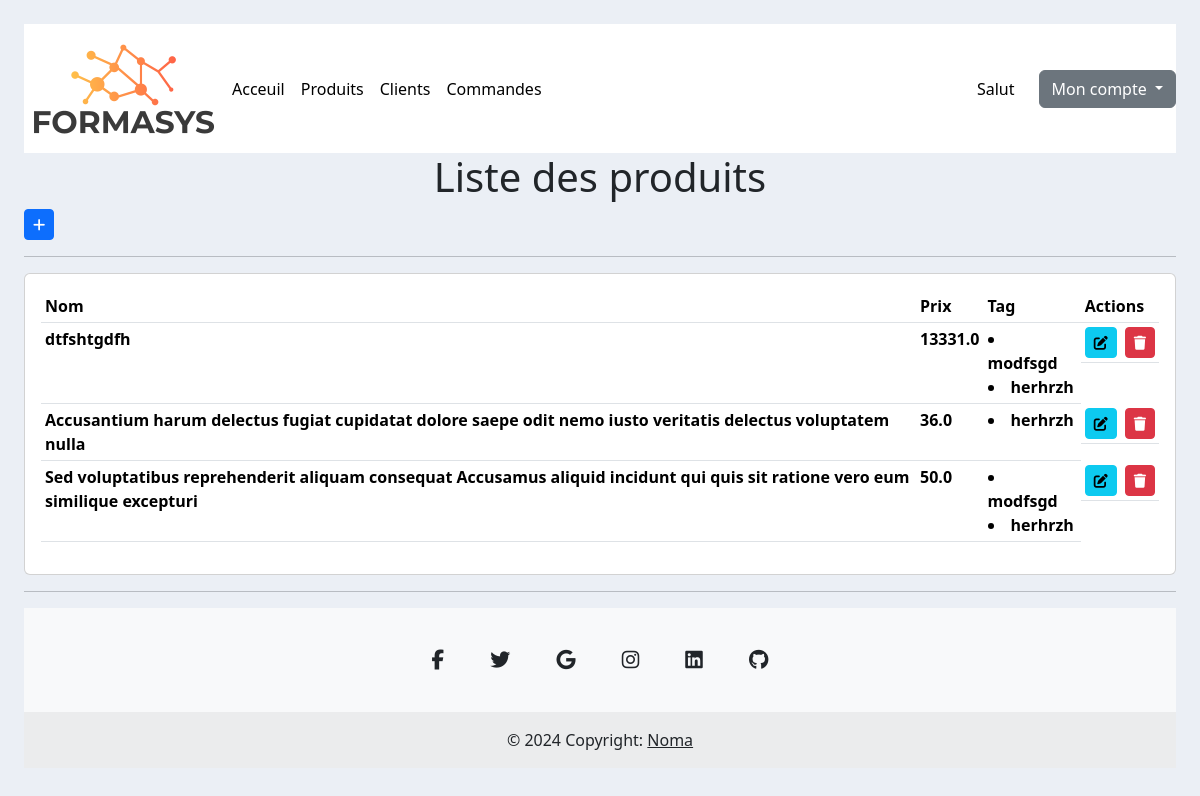
The page /list_produit/ (signed in) on the database its author committed.
### produit/models.py (models this page shows, shortened)
class Produit(models.Model):
    category_choices = [
        ('alimentaire', 'Alimentaire'),
        ('electronique', 'Electronique'),
        ('vetement', 'Vetement'),
        ('mobilier', 'Mobilier'),
        ('divers', 'Divers'),
    ]
    nom = models.CharField(max_length=200, blank=False, null=False)
    prix = models.FloatField(blank=False, null=False)
    date_creation = models.DateTimeField(auto_now_add=True)
    categorie = models.CharField(max_length=200, choices=category_choices, default='alimentaire')
    tag = models.ManyToManyField(Tag)

class Tag(models.Model):
    nom = models.CharField(max_length=200, blank=False, null=False)

### produit/views.py (the view)
# urls.py: path('list_produit/', views.list, name='list_produit'),
@login_required(login_url='login')
def list(request):
    produits = Produit.objects.all()
    context = {'produits': produits}
    return render(request, 'produit/list.html', context)

### templates/produit/list.html (shortened to what this page needs)
{% extends 'main.html' %}
{% block content %}
<h1 class="text-center h_sm">Liste des produits</h1>
<div class="row">
	<div class="col-md">
					<a class="btn btn-primary  btn-sm btn-block" href="{% url 'ajouter_produit' %}"><i class="fa-solid fa-plus"></i></a>
		<hr>
		<div class="card card-body">
			<table class="table table-sm">
				<tr>
					<th>Nom</th>
					<th>Prix</th>
					<th>Tag</th>
					<th>Actions</th>
				</tr>
					{% for produit in produits  %}
				<tr>
				<th>{{produit.nom}}</th>
				<th>{{produit.prix}}</th>
					<th>{% for tag in produit.tag.all %}
        <li>{{ tag.nom }}</li>
    {% empty %}
        <li>No tags available.</li>
    {% endfor %}</th>
				<th class="d-flex justify-content-around gap-2"><a class="btn btn-sm btn-info" href="{% url 'editer_produit' produit.id %}"><i class="fas fa-edit"></i></a>
				<a class="btn btn-sm btn-danger" href="{% url 'supprimer_produit' produit.id %}"><i class="fas fa-trash"></i></a> </th>
               </tr>
				{% endfor  %}
			</table>
		</div>
	</div>
</div>
{% endblock content%}

### templates/static/css/main.css (style rules this page uses)
body { background-color: #ebeff5; }

### rows shown on the page
Produit: nom "dtfshtgdfh", prix "13331.0"
Tag: nom "modfsgd"
Tag: nom "herhrzh"
Produit: nom "Accusantium harum delectus fugiat cupidatat dolore saepe odit nemo iusto veritatis delectus voluptatem nulla", prix "36.0"
Produit: nom "Sed voluptatibus reprehenderit aliquam consequat Accusamus aliquid incidunt qui quis sit ratione vero eum similique excepturi", prix "50.0"
